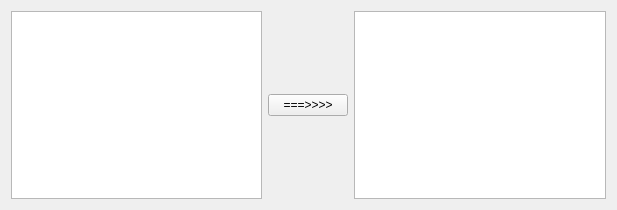
<?xml version="1.0" encoding="UTF-8"?>
<ui version="4.0">
 <class>MainWindow</class>
 <widget class="QWidget" name="MainWindow">
  <property name="geometry">
   <rect>
    <x>0</x>
    <y>0</y>
    <width>617</width>
    <height>210</height>
   </rect>
  </property>
  <property name="windowTitle">
   <string>Translate tool</string>
  </property>
  <layout class="QHBoxLayout" name="horizontalLayout">
   <item>
    <widget class="QTextEdit" name="edit_seleted"/>
   </item>
   <item>
    <widget class="QPushButton" name="btn_translate">
     <property name="text">
      <string>===&gt;&gt;&gt;&gt;</string>
     </property>
    </widget>
   </item>
   <item>
    <widget class="QTextEdit" name="edit_translated">
     <property name="readOnly">
      <bool>true</bool>
     </property>
    </widget>
   </item>
  </layout>
 </widget>
 <resources/>
 <connections/>
</ui>
